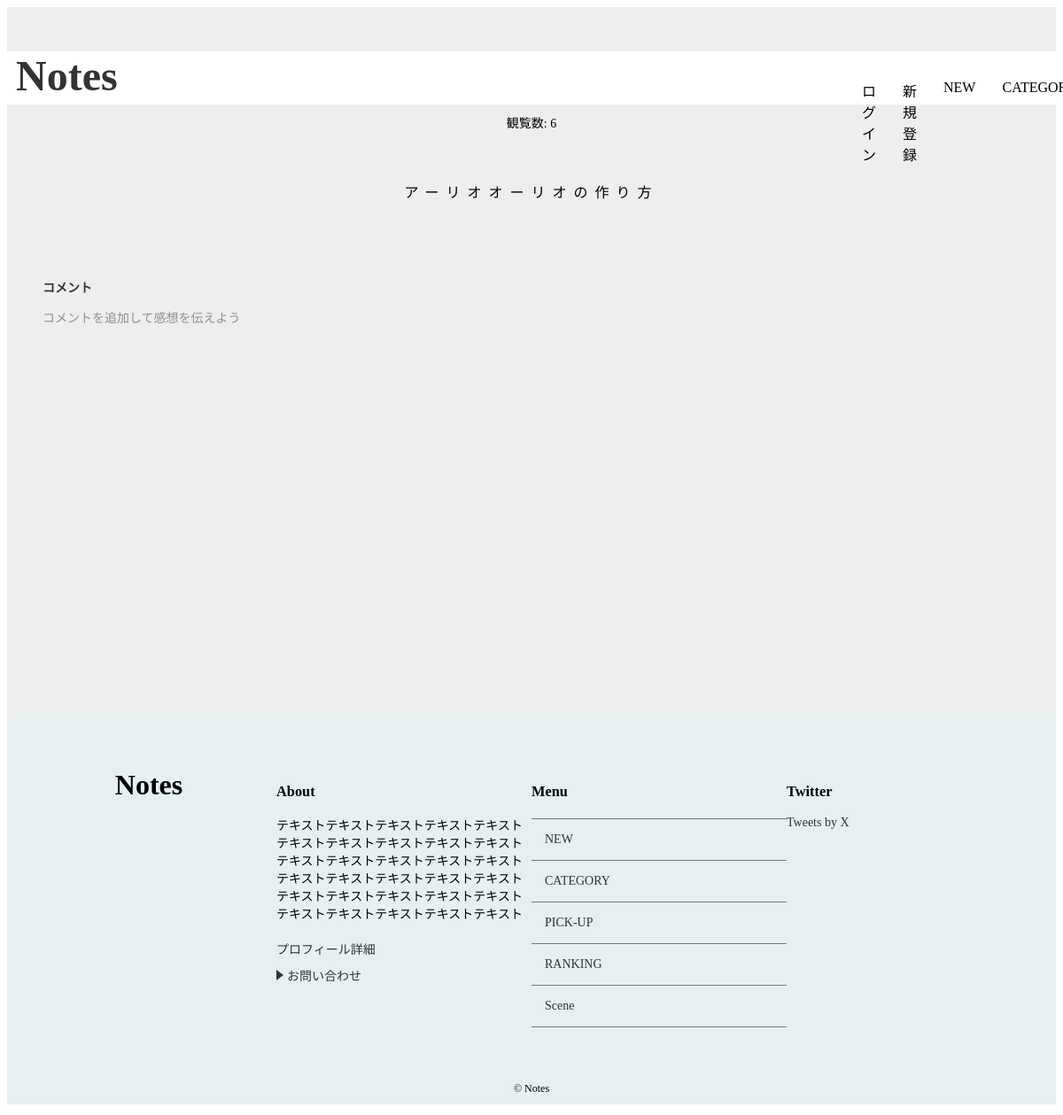
Page /detail/6/ on the earlier database version.
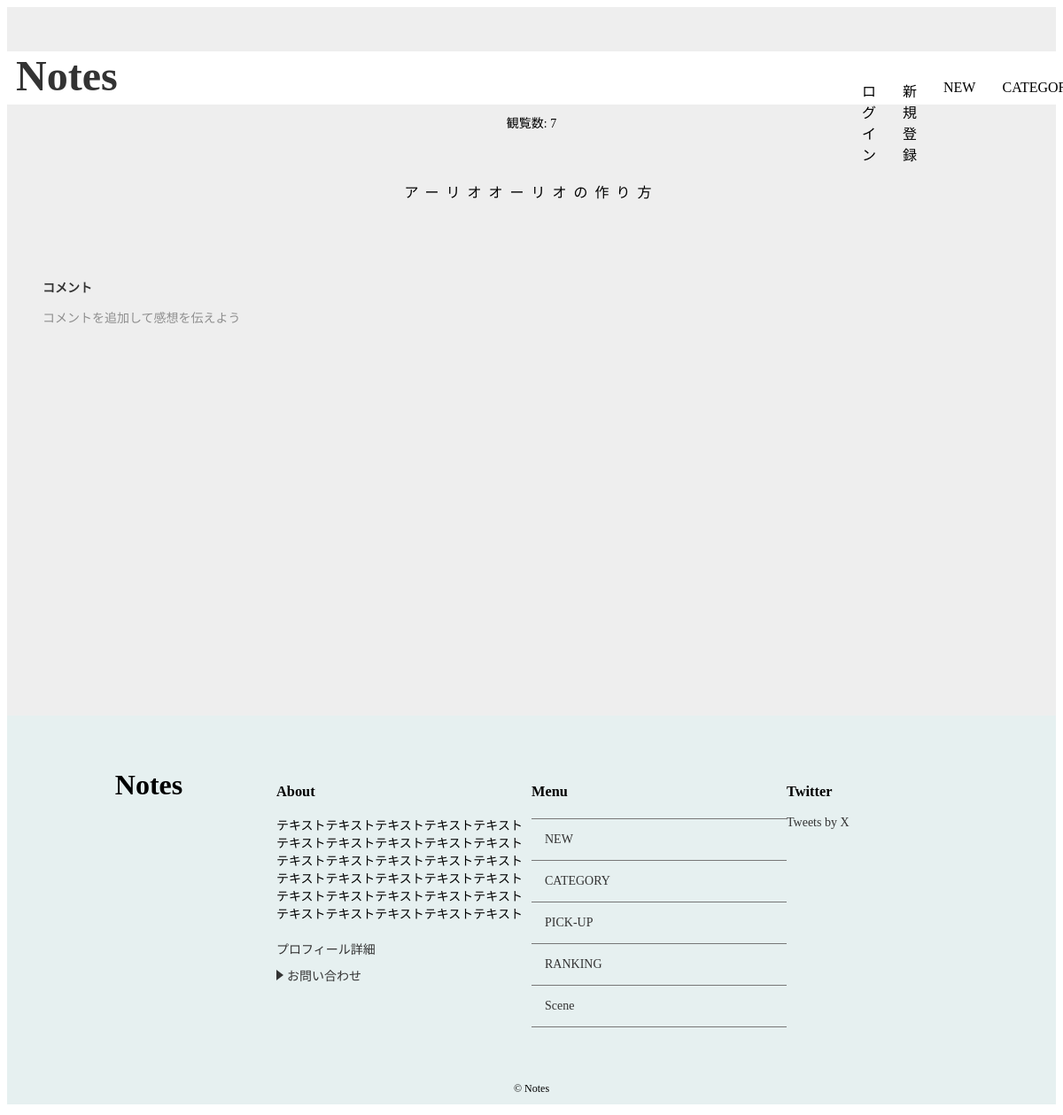
Same page on the later database version.
### notes/models.py (models this page shows, shortened)
class Post(models.Model):
    title = models.CharField('タイトル',max_length=255)
    image = models.ImageField(upload_to='images',verbose_name='イメージ画像',null=True, blank=True)
    text = models.TextField('本文')
    author = models.ForeignKey(User, on_delete=models.CASCADE, verbose_name='著者', null=True, blank=True)
    created_at = models.DateTimeField('作成日',default=timezone.now)
    category = models.ForeignKey(Category,verbose_name='カテゴリ',on_delete=models.PROTECT)
    views = models.PositiveIntegerField(default=1)
    tags = TaggableManager()

### notes/views.py (the view)
# urls.py: path('detail/<int:pk>/',views.DetailView.as_view(),name='detail'),
class DetailView(generic.DetailView):
    model = Post
    def get(self, request, *args, **kwargs):
        response = super().get(request, *args, **kwargs)
        post = self.get_object()
        post.views += 1
        post.save()
        return response

### notes/context_processors.py (called while the page is built)
def common(repuest):
    context = {
        'category_list':Category.objects.all(),
    }
    return context

### notes/models.py (called while the page is built)
    def __str__(self):
        return self.name

### notes/templates/notes/post_detail.html (shortened to what this page needs)
{% extends 'notes/base.html' %}
{% load static %}
{% block extra_css %}
<link rel="stylesheet" href="{% static 'notes/css/detail.css' %}">
{% endblock %}
{% block content %}
{% if post %}
<div id="post-detail-container">
  <div id="post-detail" class="wrapper">
    <div id="post-detail-title">{{ post.title }}</div>
    <div id="post-detail-created_at">
    </div>
    <p>観覧数: {{ post.views }}</p>
    <div id="post-detail-text">
      {{ post.text|linebreaksbr }}
    </div>
    {% else %}
    <p>データが見つかりませんでした。</p>
  {% endif %}
  </div>
    <div id="post-detail-comments" class="wrapper">
    <div id="comment-btn">
      <a  href="{% url 'notes:comment' post.pk %}">コメント</a>
      <p>コメントを追加して感想を伝えよう</p>
    </div>
  </div>
</div>
{% endblock %}

### notes/templates/notes/base.html (shortened to what this page needs)
<!DOCTYPE html>
<html lang="ja">
<head>
    <link rel="stylesheet" href="https://cdnjs.cloudflare.com/ajax/libs/font-awesome/6.6.0/css/all.min.css">
     {% load static %}
    <link rel="stylesheet" href="{% static 'notes/css/index.css' %}">
    {% block extra_css %}{% endblock %}
</head>
<body>
  <header id="header">
      <div class="site-title wrapper">
        <a href="{% url 'notes:index'%}">Notes</a>
      </div>
      <nav id="navi">
        <ul class="menu">
          {% if user.is_authenticated %}
          <li>
            <a href="{% url 'notes:about' %}">こんにちは、{{ user.username }} さん</a>
          </li>
          <li>
            <form action="{% url 'notes:logout' %}" method="post">
              {% csrf_token %}
              <button type="submit">ログアウト</button>
            </form>
          </li>
          {% else %}
          <li>
            <a href="{% url 'login' %}">ログイン</a>
          </li>
          <li>
            <a href="{% url 'notes:signup' %}">新規登録</a>
          </li>
          {% endif %}
          <li>
            <a href="#main-container">NEW</a>
          </li>
          <li>
            <a href="#category-container">CATEGORY</a>
          </li>
      </ul>
      </nav>
  </header>
  {% block content %}
  {% endblock %}
    <footer id="footer">
      <div class="content wrapper">
        <div class="content-top">
          Notes
        </div>
        <section class="item">
          <h3 class="footer-title">About</h3>
          <p>
            テキストテキストテキストテキストテキストテキストテキストテキストテキストテキスト
            テキストテキストテキストテキストテキストテキストテキストテキストテキストテキスト
            テキストテキストテキストテキストテキストテキストテキストテキストテキストテキスト
          </p>
          <ul class="about-list">
            <li><a href="#" class="{% url 'notes:about' %}">プロフィール詳細</a></li>
            <li><a href="{% url 'notes:contact_form' %}" class="arrow">お問い合わせ</a></li>
          </ul>
        </section>
        <section class="item">
          <h3 class="footer-title">Menu</h3>
          <ul class="menu-list">
            <li><a href="#main-container">NEW</a></li>
            <li><a href="#category-container">CATEGORY</a></li>
            <li><a href="#pick-up-container">PICK-UP</a></li>
            <li><a href="#ranking-container">RANKING</a></li>
            <li><a href="#scene-container">Scene</a></li>
          </ul>
        </section>
        <section class="item">
          <h3 class="footer-title">Twitter</h3>
          <a class="twitter-timeline" data-height="315" href="https://twitter.com/X?ref_src=twsrc%5Etfw">Tweets by X</a>
        </section>
      </div>
      <p class="copyright">&copy Notes</p>
    </footer>
</body>
</html>

### notes/static/notes/css/index.css (style rules this page uses)
* { box-sizing: border-box; }
html { font-size: 100%; scroll-behavior: smooth; }
body { font-size: 0.875rem; background-color: #ffffff; }
a { color: #333; text-decoration: none; transform: all 0.5s; }
li { list-style: none }
.wrapper { max-width: 1200px; margin: 0 auto; padding: 0 0; }
.site-title { font-size: 2rem; }
#header { display: flex; justify-content: space-between; width: 100%; height: 60px; background-color: #ffffff; position: fixed; z-index: 1000; }
#header .site-title { text-align: left; font-size: 2rem; font-weight: bold; margin-left: 10px; }
#navi { position: relative; }
.menu { list-style: none; padding: 0; margin: 0; position: fixed; top: 0; right: 0; height: 100%; width: 250px; background-color: #f8f8f8; transform: translateX(100%); transition: transform 0.3s ease; display: flex; flex-direction: column; gap: 1rem; padding-top: 2rem; }
.menu a, .menu button { display: inline-block; padding: 10px 20px; text-decoration: none; color: #000; border: none; border-radius: none; cursor: pointer; font-size: 16px; transition: background-color 0.3s ease; }
#footer { font-size: 0.875rem; background-color: #e6f0f0; }
#footer .item { margin-bottom: 20px; width: 100%; }
footer { padding-top: 60px; }
#footer .content { display: flex; justify-content: space-between; flex-direction: column; align-items: flex-start; padding: 0 1rem; }
.content-top { display: inline-block; width: 100%; text-align: center; font-size: 2rem; font-weight: bold; }
#footer ul.about-list { margin: 20px 0; padding: 0; }
#footer ul.about-list li { margin-bottom: 10px; }
#footer ul.about-list .arrow { position: relative; display: inline-block; padding-left: 12px; color: #333; }
#footer ul.about-list .arrow::before { content: ''; width: 0; height: 0; border-style: solid; border-width: 6px 0 6px 8px; border-color: transparent transparent transparent #333; position: absolute; top: 50%; left: 0; margin-top: -6px; }
#footer ul.menu-list { border-bottom: 1px solid #777; margin: 20px 0; padding: 0; }
#footer ul.menu-list li { border-top: 1px solid #777; padding: 15px; }
#footer .copyright { font-size: 0.750rem; text-align: center; padding: 10px 0; }
@media (min-width: 768px) { #header { margin-top: 50px; margin-bottom: 100px; } }
@media (min-width: 768px) { #header .site-title { font-size: 3rem; } }
@media (min-width: 768px) { #footer .content { flex-direction: row; justify-content: space-between; } }
@media (min-width: 768px) { .menu { display: flex; flex-direction: row; position: static; transform: none; height: auto; background-color: transparent; gap: 0; } }
@media (min-width: 768px) { .menu a { padding: 0 15px; } }
@media (min-width: 768px) { #post-detail-title { font-size: 1.5rem; } }
@media (min-width: 768px) { #post-detail-text { padding: 20px; } }

### notes/static/notes/css/detail.css (style rules this page uses)
#post-detail-container { max-width: 100%; background-color: #eeeeee; padding-top: 40px; padding-bottom: 40px; margin: 0 auto; min-height: 100vh; }
#post-detail { text-align: center; }
#post-detail-title { font-size: 2rem; font-weight: bold; }
#post-detail-text { max-width: 100%; padding: 40px 40px; box-sizing: border-box; word-wrap: break-word; font-size: 1rem; letter-spacing: 0.5em; line-height: 2; }
#post-detail-comments { padding: 40px 40px; }
#comment-btn a { font-weight: bold; }
#comment-btn p { opacity: 0.4; }

Differences in the rows shown:
changed Post "アーリオオーリオの作り方": views "6" → "7"
